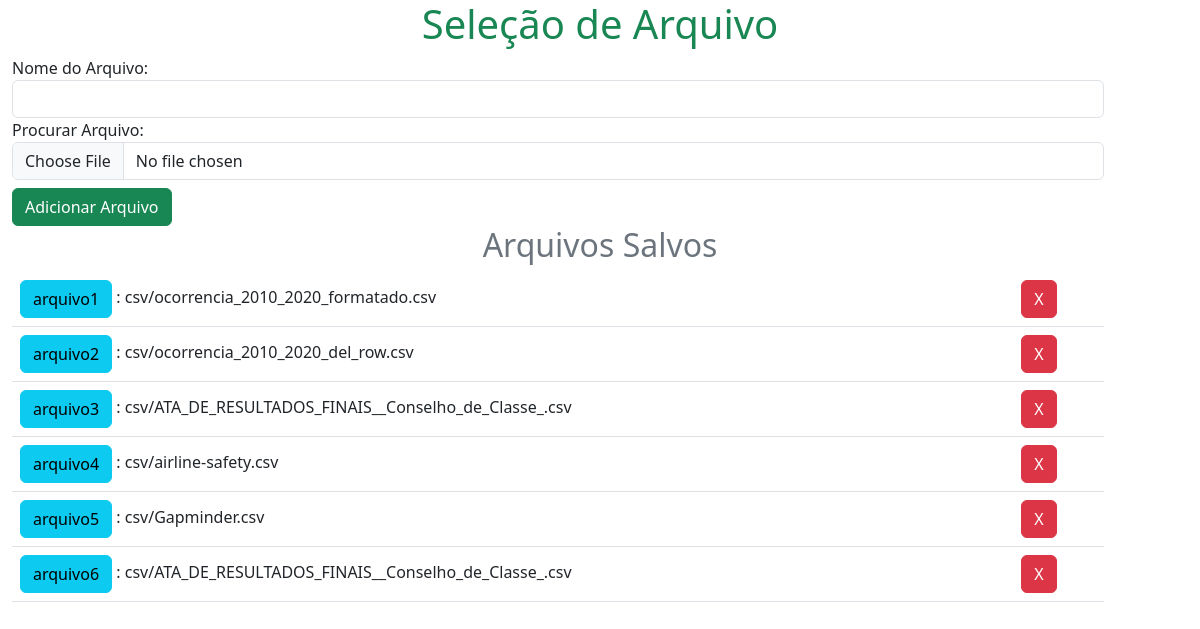
The app's page /, older data.
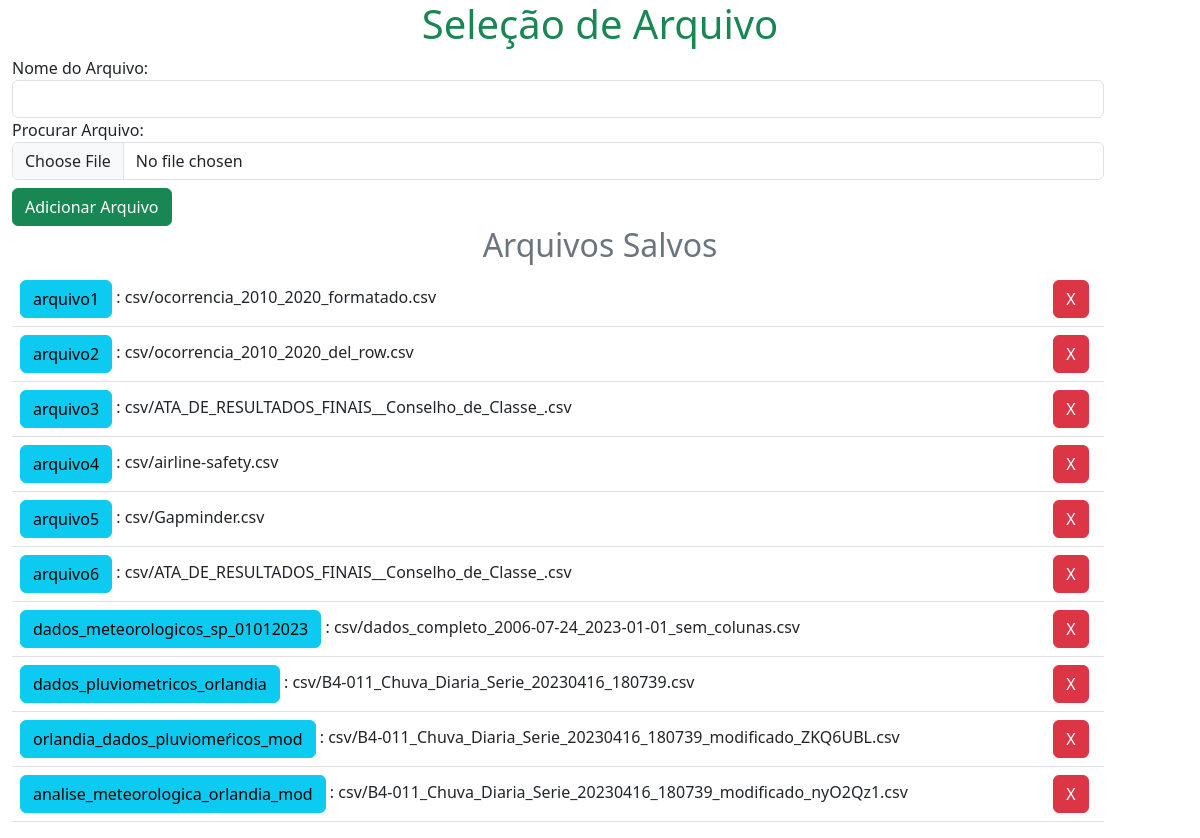
The same page, newer data.
### file_analise/models.py (models this page shows)
class Arquivos(models.Model):
    nom_arquivo = models.CharField(max_length=200, blank=False, unique=True)
    arquivo = models.FileField(upload_to='csv')
    def __str__(self):
        return f'{self.nom_arquivo}'

### file_analise/views.py (the view)
# urls.py: path('', view=index, name='index'),
def index(request):
    form = frmAddArquivo(request)
    arquivos = get_all_files()
    context = {
        'form':form,
        'arquivos': arquivos
    }
    return render(request, 'index.html',context)

### file_analise/forms.py
class formArquivo(forms.ModelForm):
    nom_arquivo = forms.CharField(required=True, label="Nome do Arquivo")
    arquivo = forms.FileField(required=True, label="Procurar Arquivo")
    arquivo.widget.attrs.update({"class":"form-control"})
    nom_arquivo.widget.attrs.update({"class":"form-control"})
    class Meta:
        model = Arquivos
        fields = ['nom_arquivo','arquivo']

### file_analise/views.py (called while the page is built, shortened)
def frmAddArquivo(request):
    form = formArquivo()
    return form

def get_all_files():
    arquivos = Arquivos.objects.all()
    return arquivos

### templates/index.html (shortened to what this page needs)
{% extends "base.html" %}
{% block content %}
<h1 class="text-center text-success">Seleção de Arquivo</h1>
<div class="row container">
    <div class="col-12">
        <form action="{% url 'index' %}" method="post" enctype="multipart/form-data">
            {{ form }}
            <input type="submit" class="btn btn-success mt-2" value="Adicionar Arquivo">
        </form>
    </div>
</div>
<h2 class="text-center text-secondary">Arquivos Salvos</h2>
<div class="row container">
    <div class="col-12">
        <table class="table table-hover">
            {% for arquivo in arquivos %}
            <tr>
                <td><a class="btn btn-info" href="{% url 'get_tabela' arquivo %}">{{arquivo}}</a> : {{ arquivo.arquivo}}</td>
                <td><a class="btn btn-danger" href="{% url 'del_file' arquivo.id %}">X</a></td>
            </tr>
            {% endfor %}
        </table>
    </div>
</div>
{% endblock content %}

Row changes from the older to the newer data that the page shows:
added Arquivos: nom_arquivo "dados_meteorologicos_sp_01012023", arquivo "csv/dados_completo_2006-07-24_2023-01-01_sem_colunas.csv"
added Arquivos: nom_arquivo "dados_pluviometricos_orlandia", arquivo "csv/B4-011_Chuva_Diaria_Serie_20230416_180739.csv"
added Arquivos: nom_arquivo "orlandia_dados_pluviomeŕicos_mod", arquivo "csv/B4-011_Chuva_Diaria_Serie_20230416_180739_modificado_ZKQ6UBL.csv"
added Arquivos: nom_arquivo "analise_meteorologica_orlandia_mod", arquivo "csv/B4-011_Chuva_Diaria_Serie_20230416_180739_modificado_nyO2Qz1.csv"
